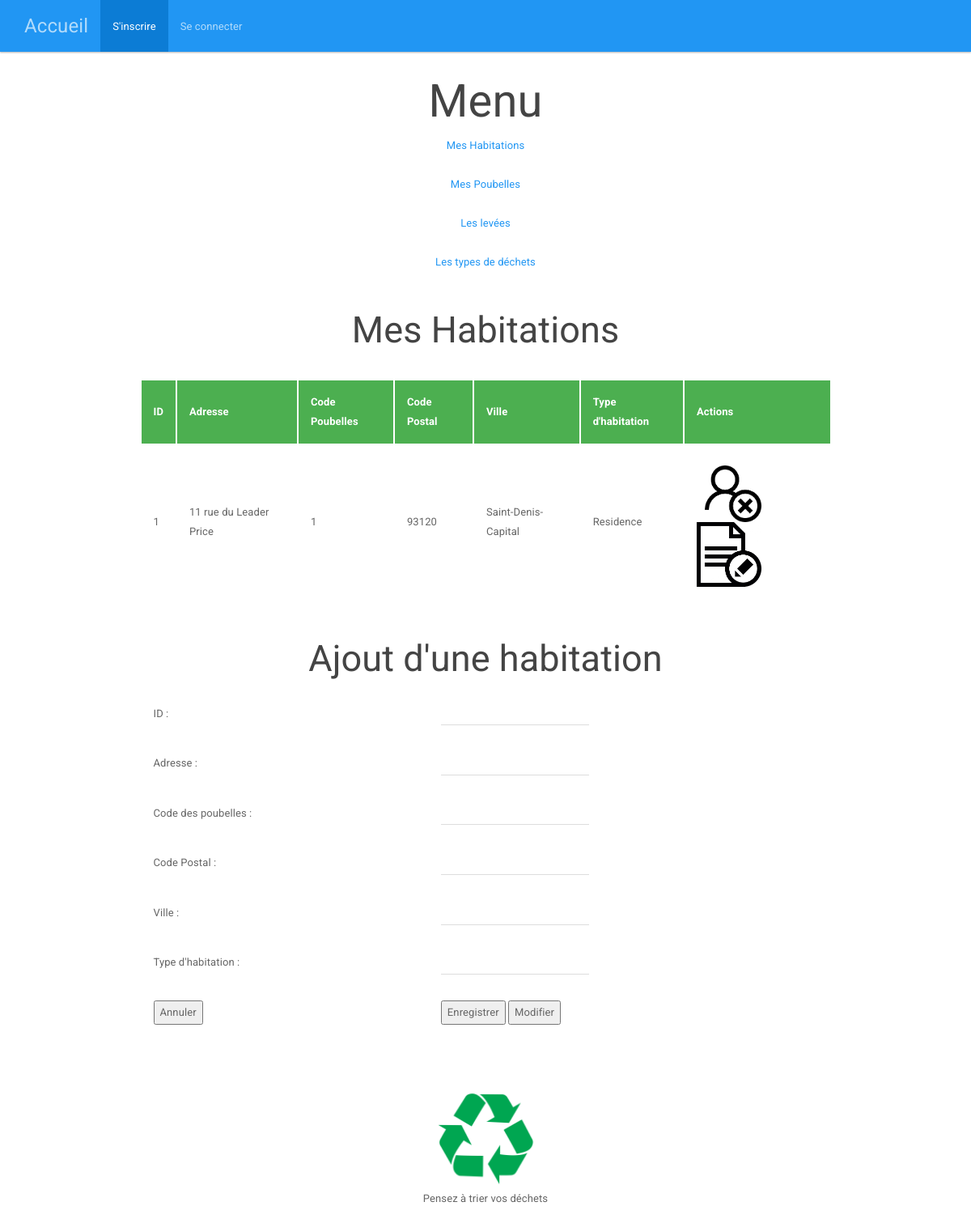
/index.php?page=1, run on the app's committed database.
### tables this page shows
create table habitation
	(
		idhab int(5) not null auto_increment,
		adresse char(150),
		codep int(5) not null,
		CP int(5),
		ville varchar(100),
		type varchar(100),
		primary key(idhab),
		foreign key(codep) references poubelle
	);

### modele.php (called while the page is built, shortened)
<?php
function connexion()
    {
    $con = mysqli_connect("localhost","root","","triselectif");
    return $con;
    }
function selectAllM ($table)
    {
        $con = connexion();
        $requete ="select * from " .$table. ";";
        $resultat = mysqli_query($con,$requete);
        return $resultat;
    }

### controleur.php (called while the page is built, shortened)
<?php
	include("modele/modele.php");
	function selectAllC($table)
	{
		if($table == "type_dechet" || $table == "levee" || $table == "habitation" || $table == "usager")
		{
			$resultat = selectAllM($table);
			return $resultat;
		}
		else
		{
			return null;
		}
	}

### vuehabitations.php (the view, shortened to what this page needs)
<center>
	<h2> Mes Habitations </h2>
	<br/>
	<table border = 0>
		<tr><th> ID </th>
			<th> Adresse </th>
			<th> Code Poubelles </th>
			<th> Code Postal </th>
			<th> Ville </th>
			<th> Type d'habitation </th>
			<th> Actions </th>
		</tr>
			<?php
			foreach ($resultats as $unResultat)
			{
				echo"<tr>
				<td>".$unResultat['idhab']."</td>
				<td>".$unResultat['adresse']."</td>
				<td>".$unResultat['codep']."</td>
				<td>".$unResultat['CP']."</td>
				<td>".$unResultat['ville']."</td>
				<td>".$unResultat['type']."</td>
				<td> 	<a href='index.php?page=1&action=X&idhab=".$unResultat['idhab']."'>
							<img src='image/supprimer.png' width='80' height='80' > </a>
							<a href='index.php?page=1&action=E&idhab=".$unResultat['idhab']."'>
							<img src='image/editer.jpg' width='80' height='80' > </a>
				</tr>";
			}
			?>
	</table>
		<br/>
			<h2>Ajout d'une habitation</h2>
				<form method="post" action="">
					<table border= 0 >
						<tr><td>ID : </td> <td> <input type="text" name="idhab" value="<?php if(isset($resultat)) echo $resultat['idhab'] ; ?>"></td></tr>
						<tr><td>Adresse : </td> <td> <input type="text" name="adresse" value="<?php if(isset($resultat)) echo $resultat['adresse'] ; ?>"></td></tr>
						<tr><td>Code des poubelles : </td> <td> <input type="text" name="codep" value="<?php if(isset($resultat)) echo $resultat['codep'] ; ?>"></td></tr>
						<tr><td>Code Postal : </td> <td> <input type="text" name="CP" value="<?php if(isset($resultat)) echo $resultat['CP'] ; ?>"></td></tr>
						<tr><td>Ville : </td> <td> <input type="text" name="ville" value="<?php if(isset($resultat)) echo $resultat['ville'] ; ?>"></td></tr>
						<tr><td>Type d'habitation : </td> <td> <input type="text" name="type" value="<?php if(isset($resultat)) echo $resultat['type'] ; ?>"></td></tr>
							<td> <input type="reset" name="Annuler" value="Annuler"></td>
							<td> <input type="submit" name="Enregistrer" value="Enregistrer">
							<input type="submit" name="Modifier" value="Modifier"></td>
					</table>
				</form>
</center>

### data on the page
habitation: idhab "1", adresse "11 rue du Leader Price", codep "1", CP "93120", ville "Saint-Denis-Capital", type "Residence"
